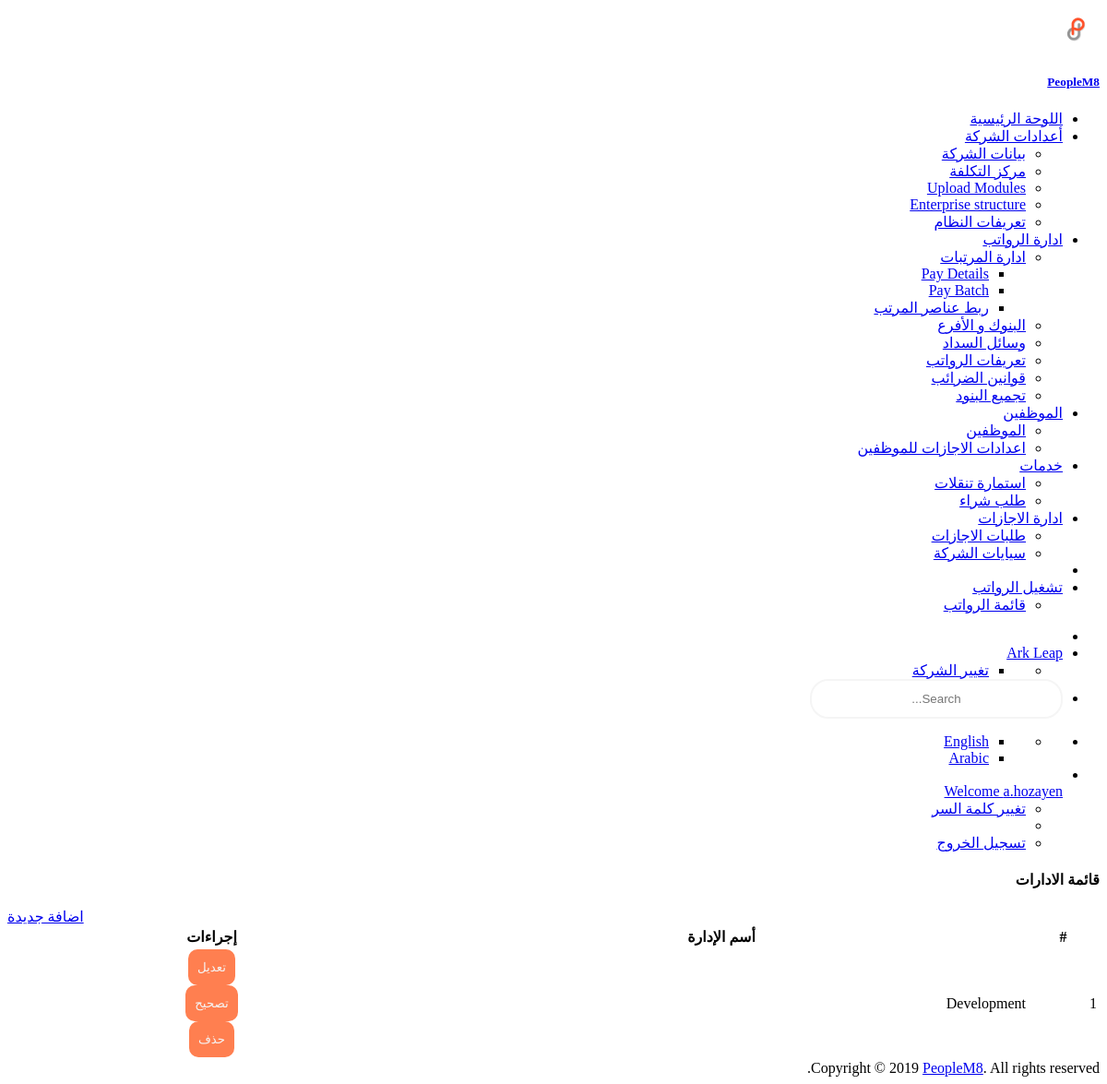
/com/assinment/department/list/ (signed in), run on the app's committed database.
### custom_user/models.py (models this page shows)
class User(AbstractUser):
    emp_type_list = [("A", _("Admin")),
                     ("E", _("Employee"))]
    company = models.ForeignKey(Enterprise, null=True, blank=True, on_delete=models.CASCADE, related_name='company_user', verbose_name=_('Name'))
    employee_type = models.CharField(max_length=3, choices=emp_type_list, verbose_name=_('Employee Type'))
    business_unit_name = models.CharField(max_length=150, null=True, blank=True, verbose_name=_('Business Unit Name'))
    reg_tax_num = models.CharField(max_length=150, null=True, blank=True, verbose_name=_('Reg Tax Num'))
    commercail_record = models.CharField(max_length=150, null=True, blank=True, verbose_name=_('Commercail Record '))

### company/models.py (models this page shows, shortened)
class Enterprise(models.Model):
    enterprise_user = models.ForeignKey(settings.AUTH_USER_MODEL, on_delete=models.CASCADE, related_name="company_user")
    name = models.CharField(max_length=255, verbose_name=_('Company Name'))
    reg_tax_num = models.CharField(max_length=150, verbose_name=_('Reg Tax Num'))
    commercail_record = models.CharField(max_length=150, verbose_name=_('Commercial Record'))
    address1 = models.CharField(max_length=255, blank=True, null=True, verbose_name=_('Address1'))
    phone = models.CharField(max_length=255, blank=True, null=True, verbose_name=_('Phone'))
    mobile = models.CharField(max_length=255, blank=True, null=True, verbose_name=_('Mobile'))
    fax = models.CharField(max_length=255, blank=True, null=True, verbose_name=_('Fax'))
    email = models.EmailField(blank=True, null=True, verbose_name=_('Email'))
    country = models.ForeignKey(Country, on_delete=models.CASCADE, null=True, blank=True, verbose_name=_('Country'))
    slug = models.SlugField(blank=True, null=True)
    start_date = models.DateField(auto_now=False, auto_now_add=False, default=date.today, verbose_name=_('Start Date'))
    end_date = models.DateField(auto_now=False, auto_now_add=False, blank=True, null=True, verbose_name=_('End Date'))
    created_by = models.ForeignKey(settings.AUTH_USER_MODEL, blank=False, on_delete=models.CASCADE,
                                   related_name="company_created_by")
    creation_date = models.DateField(auto_now=True, auto_now_add=False)
    last_update_by = models.ForeignKey(settings.AUTH_USER_MODEL, blank=True, null=True, on_delete=models.CASCADE,
                                       related_name="company_last_update_by")
    last_update_date = models.DateField(auto_now=False, auto_now_add=True)
    attribute1 = models.CharField(max_length=255)
    attribute2 = models.CharField(max_length=255)
    attribute3 = models.CharField(max_length=255)
    attribute4 = models.CharField(max_length=255)
    attribute5 = models.CharField(max_length=255)
    attribute6 = models.CharField(max_length=255)
    attribute7 = models.CharField(max_length=255)
    attribute8 = models.CharField(max_length=255)
    attribute9 = models.CharField(max_length=255)
    attribute10 = models.CharField(max_length=255)
    attribute11 = models.CharField(max_length=255)
    attribute12 = models.CharField(max_length=255)
    attribute13 = models.CharField(max_length=255)
    attribute14 = models.CharField(max_length=255)
    attribute15 = models.CharField(max_length=255)
    def __str__(self):
        return self.name

class Department(MPTTModel):
    enterprise = models.ForeignKey(Enterprise, on_delete=models.CASCADE, related_name='department_enterprise',
                                   verbose_name=_('Enterprise Name'))
    department_user = models.ForeignKey(settings.AUTH_USER_MODEL, on_delete=models.CASCADE)
    dept_name = models.CharField(max_length=150, verbose_name=_('Department'))
    parent = TreeForeignKey('self', on_delete=models.CASCADE, null=True, blank=True,
                            verbose_name=_('Reporting Department'))
    objects = DepartmentManager()
    start_date = models.DateField(auto_now=False, auto_now_add=False, default=date.today, verbose_name=_('Start  Date'))
    end_date = models.DateField(auto_now=False, auto_now_add=False, blank=True, null=True, verbose_name=_('End Date'))
    created_by = models.ForeignKey(settings.AUTH_USER_MODEL, blank=False, on_delete=models.CASCADE,
                                   related_name="department_created_by")
    creation_date = models.DateField(auto_now=True, auto_now_add=False)
    last_update_by = models.ForeignKey(settings.AUTH_USER_MODEL, blank=False, on_delete=models.CASCADE,
                                       related_name="department_last_update_by")
    last_update_date = models.DateField(auto_now=False, auto_now_add=True)
    attribute1 = models.CharField(max_length=255)
    attribute2 = models.CharField(max_length=255)
    attribute3 = models.CharField(max_length=255)
    attribute4 = models.CharField(max_length=255)
    attribute5 = models.CharField(max_length=255)
    attribute6 = models.CharField(max_length=255)
    attribute7 = models.CharField(max_length=255)
    attribute8 = models.CharField(max_length=255)
    attribute9 = models.CharField(max_length=255)
    attribute10 = models.CharField(max_length=255)
    attribute11 = models.CharField(max_length=255)
    attribute12 = models.CharField(max_length=255)
    attribute13 = models.CharField(max_length=255)
    attribute14 = models.CharField(max_length=255)
    attribute15 = models.CharField(max_length=255)
    class MPTTMeta:
        order_insertion_by = ['dept_name']

### company/views.py (the view)
# urls.py: path('department/list/', views.listDepartmentView, name='list-department'),
@login_required(login_url='home:user-login')
def listDepartmentView(request):
    if request.method == 'GET':
        dept_list = Department.objects.all(request.user).order_by('tree_id')
    myContext = {
        "page_title": _("list departments"),
        'dept_list': dept_list
    }
    return render(request, 'department-list.html', myContext)

### company/manager.py (called while the page is built)
    def all(self, user, *args, **kwargs):
        return super(DepartmentManager, self).filter(enterprise=user.company).filter(Q(end_date__gt=date.today()) | Q(end_date__isnull=True))

### company/templates/department-list.html (shortened to what this page needs)
{% extends 'master.html'%}
{% load staticfiles%}
{% load crispy_forms_tags %}
{% load l10n %}
{% load i18n %}
{% load mptt_tags %}
{% block body%}
<div class="row" style="margin-left:0px;">
  <div class="col-md-8">
    <h4 class="c-grey-900">{{page_title|title}}</h4>
  </div>
  <div class="col-md-4">
    <div class="gap-10 peers {% if LANGUAGE_BIDI %} push-left {% else %} push-right {% endif %} ">
      <div class="peer"><a href="{% url 'company:department-create' %}" class="btn cur-p btn-primary">{% trans "Add" %}</a></div>
    </div>
  </div>
</div>
<div class="row" style="margin-left:0px;">
  <div class="col-md-12">
    <div class="bgc-white bd bdrs-3 p-20 mB-20">
      <table class="table table-striped table-bordered" id="dataTable" width="100%">
        <thead>
          <tr>
            <th>#</th>
            <th>{% trans "Department Name" %}</th>
            <th>{% trans "Actions" %}</th>
          </tr>
        </thead>
        <tbody>
          {% for dept in dept_list %}
          <tr>
            <td scope="row">{{ forloop.counter }}</td>
            <td>{{ dept.dept_name }}</td>
            <td class="Actions">
              <div class="w-100 gap-10 peers {% if LANGUAGE_BIDI %} push-left {% else %} push-right {% endif %}">
                <div class="peer">
                  <a href="{% url 'company:department-update' pk=dept.id %}">
                    <button type="button" class="btn cur-p btn-outline-primary">{% trans "Update" %}</button>
                  </a>
                </div>
                <div class="peer">
                  <a href="{% url 'company:department-correct' pk=dept.id %}">
                    <button type="button" class="btn cur-p btn-outline-success">{% trans "Correction" %}</button>
                  </a>
                </div>
                <div class="peer">
                  <a href="#">
                    <button type="button" class="btn cur-p btn-outline-danger" data-toggle="modal" data-target="#delete-modal{{dept.pk}}">{% trans "Delete" %}</button>
                  </a>
                </div>
              </div>
            </td>
          </tr>
          {% endfor %}
        </tbody>
      </table>
    </div>
  </div>
</div>
{% endblock body%}

### MashreqPayroll/templates/top_nav.html (shortened to what this page needs)
{% load staticfiles %}
{% load i18n %}
{% load l10n %}
{% get_current_language_bidi as LANGUAGE_BIDI %}
<div class="header-container">
  <ul class="{% if LANGUAGE_BIDI %} nav-right {% else %} nav-left {% endif %}">
    <li><a id="sidebar-toggle" class="sidebar-toggle" href="javascript:void(0);"></a></li>
    <li class="notifications dropdown">
      <a href="#" class="dropdown-toggle no-after" data-toggle="dropdown">
        {% if LANGUAGE_BIDI %}
        <span class="fsz-sm c-grey-900">{{request.user.company}}</span>
        {% else %}
        <span class="fsz-sm c-grey-900">{{request.user.company}}</span>
        <i class="ti-angle-down" style="font-size: xx-small;"></i>
        {% endif %}
      </a>
      <ul class="dropdown-menu" style="min-width: 125px;">
        <li>
          <ul class="dropdown-menu p-5 fsz-sm" style="position: relative;">
            <li><a href="{% url 'company:user-companies-list' %}" class="d-b td-n pY-5 bgcH-grey-100 c-grey-700">{% trans "Change Company" %}</a></li>
          </ul>
        </li>
      </ul>
    </li>
    <li class="search-input"><input class="form-control" type="text" placeholder="Search..."></li>
  </ul>
  <ul class="{% if LANGUAGE_BIDI %} nav-left {% else %} nav-right {% endif %}">
    <li class="notifications dropdown">
      <ul class="dropdown-menu" style="min-width: 125px;">
        <li>
          <ul class="ovY-a pos-r scrollable lis-n p-0 m-0 fsz-sm">
            <li><a href="{% url 'home:en' %}" class="peers fxw-nw td-n p-20 bdB c-grey-800 cH-blue bgcH-grey-100">English</a></li>
            <li><a href="{% url 'home:ar' %}" class="peers fxw-nw td-n p-20 bdB c-grey-800 cH-blue bgcH-grey-100">Arabic</a></li>
          </ul>
        </li>
      </ul>
    </li>
    <li class="dropdown">
      <a href="#" class="dropdown-toggle no-after peers fxw-nw ai-c lh-1" data-toggle="dropdown">
        <div class="peer mR-10"><img class="w-2r bdrs-50p" src="#" alt=""></div>
        <div class="peer"><span class="fsz-sm c-grey-900">Welcome {{request.user}}</span></div>
      </a>
      <ul class="dropdown-menu fsz-sm">
        <li>
          {% if user.is_authenticated %}
          <a href="{% url 'home:password_change' %}" class="d-b td-n pY-5 bgcH-grey-100 c-grey-700">
            <span>{% trans "Change Password" %}</span>
          </a>
          {% endif %}
        </li>
        <li role="separator" class="divider"></li>
        {% if user.is_authenticated %}
        <li>
          <a href="{% url 'home:logout' %}" class="d-b td-n pY-5 bgcH-grey-100 c-grey-700">
             <span>{% trans "Log out" %}</span>
          </a>
        </li>
        {% else %}
        <li>
          <a href="{% url 'home:user-login' %}" class="d-b td-n pY-5 bgcH-grey-100 c-grey-700">
            <i class="ti-power-off mR-10"></i> <span>{% trans "Log in" %}</span>
          </a>
        </li>
        {% endif %}
      </ul>
    </li>
  </ul>
</div>

### MashreqPayroll/static/css/style-main-ar.css (style rules this page uses)
body { text-align: right !important; }
input { border: 2px solid whitesmoke; border-radius: 20px; padding: 12px 10px; text-align: center; width: 250px; }
button { border: none; border-radius: 10px; padding: 12px 10px; text-align: center; cursor: pointer; background: coral; color: whitesmoke; }
.Actions { display: block ruby; text-align: center; }
.push-left { float: left; }

### MashreqPayroll/static/css/style.css (style rules this page uses)
th { text-align: center; }

### data on the page
User: user.company "Ark Leap", user "a.hozayen"
Department: dept_name "Development"

### other printed values
{{ page_title|title }} "قائمة الادارات"
